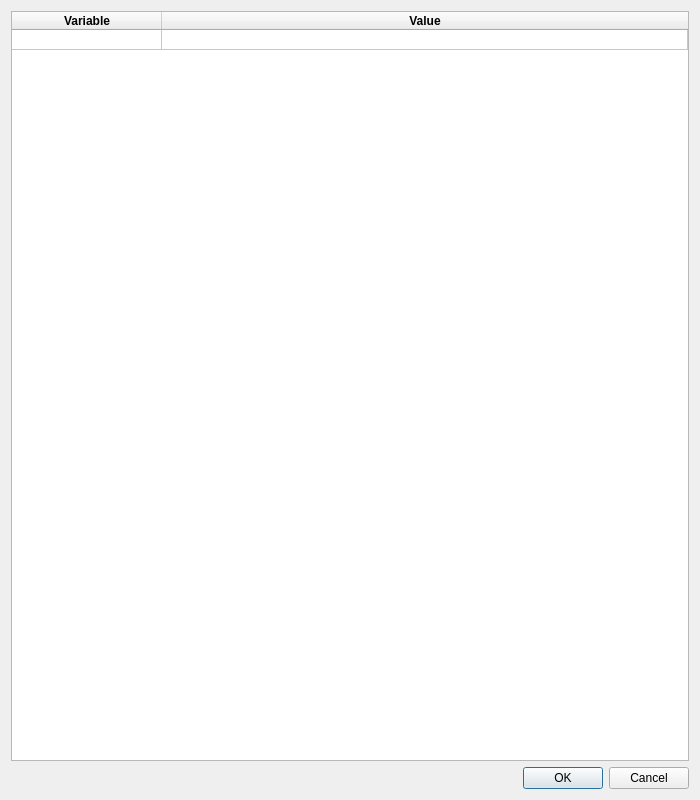
<?xml version="1.0" encoding="UTF-8"?>
<ui version="4.0">
 <class>VariablesDialog</class>
 <widget class="QDialog" name="VariablesDialog">
  <property name="geometry">
   <rect>
    <x>0</x>
    <y>0</y>
    <width>700</width>
    <height>800</height>
   </rect>
  </property>
  <layout class="QVBoxLayout" name="verticalLayout">
   <item>
    <widget class="QTableWidget" name="metadata_table">
     <property name="autoFillBackground">
      <bool>false</bool>
     </property>
     <property name="selectionMode">
      <enum>QAbstractItemView::ContiguousSelection</enum>
     </property>
     <property name="rowCount">
      <number>1</number>
     </property>
     <property name="columnCount">
      <number>2</number>
     </property>
     <attribute name="horizontalHeaderDefaultSectionSize">
      <number>150</number>
     </attribute>
     <attribute name="horizontalHeaderShowSortIndicator" stdset="0">
      <bool>false</bool>
     </attribute>
     <attribute name="horizontalHeaderStretchLastSection">
      <bool>true</bool>
     </attribute>
     <attribute name="verticalHeaderVisible">
      <bool>false</bool>
     </attribute>
     <attribute name="verticalHeaderMinimumSectionSize">
      <number>20</number>
     </attribute>
     <attribute name="verticalHeaderDefaultSectionSize">
      <number>20</number>
     </attribute>
     <row/>
     <column>
      <property name="text">
       <string>Variable</string>
      </property>
      <property name="font">
       <font>
        <weight>75</weight>
        <bold>true</bold>
       </font>
      </property>
     </column>
     <column>
      <property name="text">
       <string>Value</string>
      </property>
      <property name="font">
       <font>
        <weight>75</weight>
        <bold>true</bold>
       </font>
      </property>
     </column>
     <item row="0" column="0">
      <property name="text">
       <string/>
      </property>
      <property name="flags">
       <set>ItemIsSelectable|ItemIsEnabled</set>
      </property>
     </item>
     <item row="0" column="1">
      <property name="flags">
       <set>ItemIsSelectable|ItemIsEnabled</set>
      </property>
     </item>
    </widget>
   </item>
   <item>
    <widget class="QDialogButtonBox" name="buttonBox">
     <property name="standardButtons">
      <set>QDialogButtonBox::Cancel|QDialogButtonBox::Ok</set>
     </property>
    </widget>
   </item>
  </layout>
 </widget>
 <tabstops>
  <tabstop>buttonBox</tabstop>
 </tabstops>
 <resources/>
 <connections/>
</ui>
